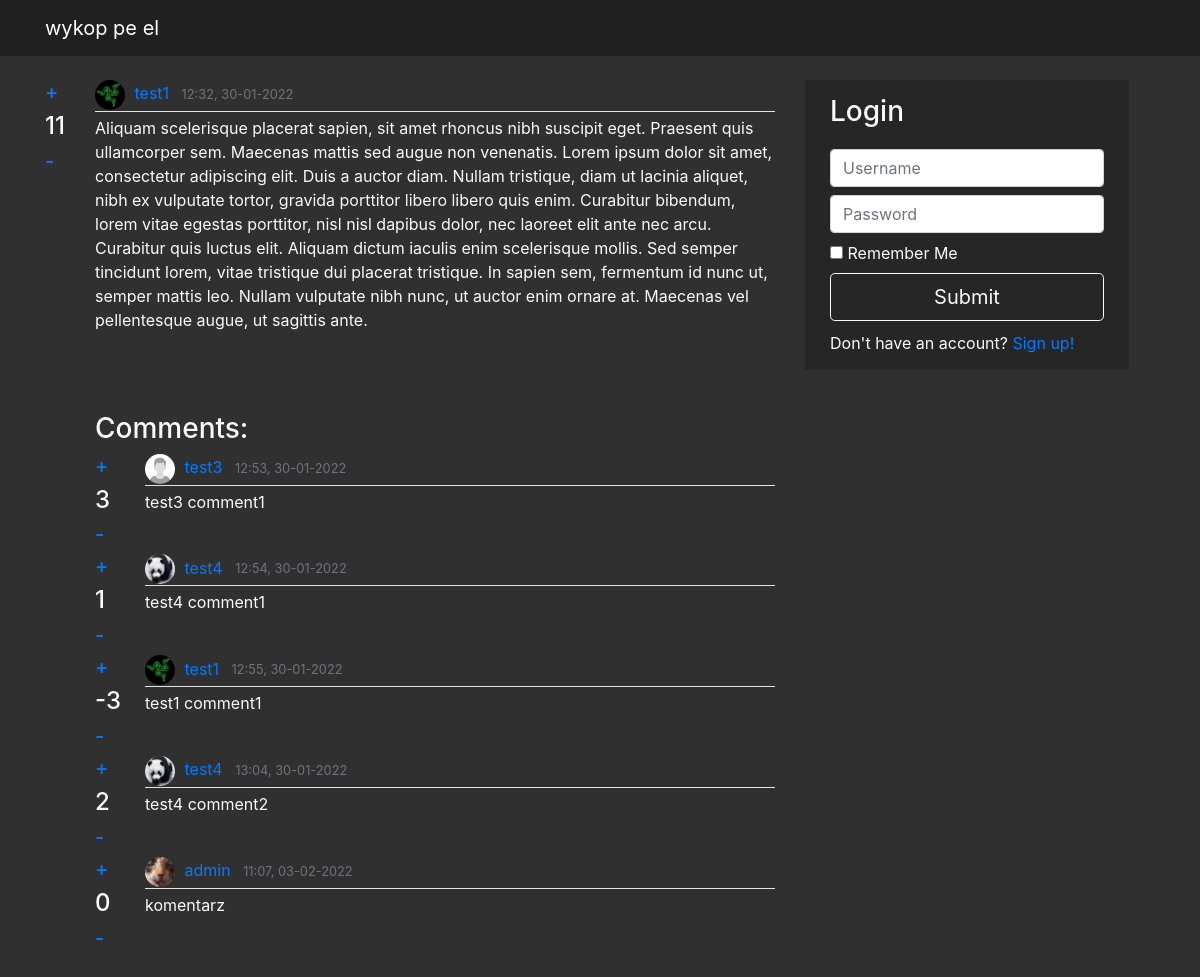
Screenshot of /post/2 with the database file from the repository.
### app/models.py (models this page shows, shortened)
class Post(db.Model):
    id = db.Column(db.Integer, primary_key=True)
    date_posted = db.Column(db.DateTime, nullable=False, default=datetime.utcnow)
    content = db.Column(db.Text, nullable=False)
    likes = db.Column(db.Integer, nullable=False, default=0)
    user_id = db.Column(db.Integer, db.ForeignKey('user.id'), nullable=False)
    comments = db.relationship('Comment', backref='comments', lazy=True)

class User(db.Model, UserMixin):
    id = db.Column(db.Integer, primary_key=True)
    username = db.Column(db.String(20), unique=True, nullable=False)
    email = db.Column(db.String(120), unique=True, nullable=False)
    avatar = db.Column(db.String(20), nullable=False, default='default.png')
    password = db.Column(db.String(60), nullable=False)
    posts = db.relationship('Post', backref='author', lazy=True)
    comments = db.relationship('Comment', backref='author', lazy=True)

class Comment(db.Model):
    id = db.Column(db.Integer, primary_key=True)
    date_posted = db.Column(db.DateTime, nullable=False, default=datetime.utcnow)
    content = db.Column(db.Text, nullable=False)
    likes = db.Column(db.Integer, nullable=False, default=0)
    user_id = db.Column(db.Integer, db.ForeignKey('user.id'), nullable=False)
    post_id = db.Column(db.Integer, db.ForeignKey('post.id'))

### app/routes.py (the view, shortened to what this page needs)
@app.route("/post/<int:post_id>", methods=['GET', 'POST'])
def post(post_id):
    loginForm = LoginForm()
    commentForm = CommentForm()
    post = Post.query.get_or_404(post_id)
    comments = Comment.query.filter_by(post_id=post.id)
    if commentForm.validate_on_submit():
        comment = Comment(content=commentForm.content.data, author=current_user, post_id=post.id)
        db.session.add(comment)
        db.session.commit()
        flash('Your comment has been added!', 'success')
        return redirect(url_for('post', post_id=post.id))
    if current_user.is_authenticated:
        avatar = url_for('static', filename='profile_pics/' + current_user.avatar)
        return render_template("post.html", post=post, commentForm=commentForm, avatar=avatar, comments=comments)
    else:
        return render_template("post.html", post=post, loginForm=loginForm, comments=comments)

### app/forms.py
class LoginForm(FlaskForm):
    username = StringField('Username', validators=[DataRequired(), Length(min=3, max=20)])
    password = PasswordField('Password', validators=[DataRequired(), Length(min=8, max=80)])
    remember = BooleanField('Remember Me')
    submit = SubmitField('Submit')

class CommentForm(FlaskForm):
    content = TextAreaField('Comment', validators=[DataRequired()])
    submit = SubmitField('Submit')

### app/templates/post.html (shortened to what this page needs)
{% extends "layout.html" %}
{% import "bootstrap/wtf.html" as wtf %}
{% block content %}
    <article class="media content-section">
        <div class="likes">
            <h5><a href="{{ url_for('like_post', post_id=post.id) }}">+</a></h5>
            <h4>{{ post.likes }}</h4>
            <h5><a href="{{ url_for('unlike_post', post_id=post.id) }}">-</a></h5>
        </div>
        <div class="media-body">
            <div class="article-metadata">
                <a class="mr-2" href="{{ url_for('user_page', username=post.author.username) }}">
                    <img class="rounded-circle article-img" src="{{ url_for('static', filename='profile_pics/' + post.author.avatar) }}">
                    {{ post.author.username }}
                </a>
                <small class="text-muted">{{ post.date_posted.strftime('%H:%M, %d-%m-%Y') }}</small>
            </div>
            <p class="article-content">{{ post.content }}</p>
            <div class="comment-section">
                <div class="comments">
                    <h3 class="form-create-heading">Comments:</h3>
                    {% for comment in comments %}
                        <article class="media content-section">
                            <div class="likes">
                                <h5><a href="{{ url_for('like_comment', post_id=post.id, comment_id=comment.id) }}">+</a></h5>
                                <h4>{{ comment.likes }}</h4>
                                <h5><a href="{{ url_for('unlike_comment', post_id=post.id, comment_id=comment.id) }}">-</a></h5>
                            </div>
                            <div class="media-body">
                                <div class="article-metadata">
                                    <a class="mr-2" href="{{ url_for('user_page', username=comment.author.username) }}">
                                        <img class="rounded-circle article-img" src="{{ url_for('static', filename='profile_pics/' + comment.author.avatar) }}">
                                        {{ comment.author.username }}
                                    </a>
                                    <small class="text-muted">{{ comment.date_posted.strftime('%H:%M, %d-%m-%Y') }}</small>
                                </div>
                                <p class="article-content">{{ comment.content }}</p>
                            </div>
                        </article>
                    {% endfor %}
                </div>
            </div>
        </div>
    </article>
{% endblock %}
{% block sidebar %}
    {% if current_user.is_authenticated %}
        <div class="account">
            <h3 class="account-heading">Welcome, {{ current_user.username }}</h3>
            <div><img class="rounded-circle account-img" src="{{ avatar }}"></div>
            <div><a href="/createpost">New Post</a></div>
            <div><a href="/account">Edit Account</a></div>
            <div><a href="/logout">Logout</a></div>
        </div>
    {% else %}
        <div class="login">
            <form class="form-login" method="POST" action="#">
                <h3 class="form-login-heading">Login</h3>
                {{ wtf.form_field(loginForm.username, class='form-control', placeholder='Username') }}
                {{ wtf.form_field(loginForm.password, class='form-control', placeholder='Password') }}
                {{ wtf.form_field(loginForm.remember, class='form-check-input') }}
                {{ wtf.form_field(loginForm.submit, class='btn btn-lg btn-outline-light btn-block') }}
                <div>Don't have an account? <a href="/signup">Sign up!</a></div>
            </form>
        </div>
    {% endif %}
{% endblock %}

### app/static/layout.css (style rules this page uses)
body { background: #303030; color: #fafafa; margin-top: 5rem; }
h1, h2, h3, h4, h5, h6 { color: #fafafa; }
.login { background: #262626; padding: 10px 20px; margin-bottom: 20px; position: fixed; }
.form-login { max-width: 330px; padding: 5px; margin: 0 auto; }
.form-login-heading { margin-bottom: 20px; }
.form-control { margin-bottom: -8px; }
input#submit.btn { margin-bottom: 10px; }
.article-content { white-space: pre-line; margin-bottom: 5px; }
.article-img { height: 30px; width: 30px; margin-right: 5px; }
.article-metadata { padding-bottom: 1px; margin-bottom: 4px; border-bottom: 1px solid #e3e3e3 }
.media-body { margin-bottom: 30px; }
.likes { max-width: 30px; width: 20px; margin-right: 30px; }
.comment-section { margin-top: 80px; }
.comments { margin-top: 60px; }

### rows the page displays
Post: likes "11", date_posted "12:32, 30-01-2022", content "Aliquam scelerisque placerat sapien, sit amet rhoncus nibh suscipit eget. Praesent quis ullamcorper sem. Maecenas mattis sed augue non venenatis. Lorem ipsum dolor sit amet, consectetur adipiscing elit. Duis a auctor diam. Nullam tristique, diam ut lacinia aliquet, nibh ex vulputate tortor, gravida porttitor libero libero quis enim. Curabitur bibendum, lorem vitae egestas porttitor, nisl nisl dapibus dolor, nec laoreet elit ante nec arcu. Curabitur quis luctus elit. Aliquam dictum iaculis enim scelerisque mollis. Sed semper tincidunt lorem, vitae tristique dui placerat tristique. In sapien sem, fermentum id nunc ut, semper mattis leo. Nullam vulputate nibh nunc, ut auctor enim ornare at.…"
User: avatar (picture), author.username "test1"
Comment: likes "3", avatar (placeholder picture), author.username "test3", date_posted "12:53, 30-01-2022", content "test3 comment1"
Comment: likes "1", avatar (picture), author.username "test4", date_posted "12:54, 30-01-2022", content "test4 comment1"
Comment: likes "-3", avatar (picture), author.username "test1", date_posted "12:55, 30-01-2022", content "test1 comment1"
Comment: likes "2", avatar (picture), author.username "test4", date_posted "13:04, 30-01-2022", content "test4 comment2"
Comment: likes "0", avatar (picture), author.username "admin", date_posted "11:07, 03-02-2022", content "komentarz"
